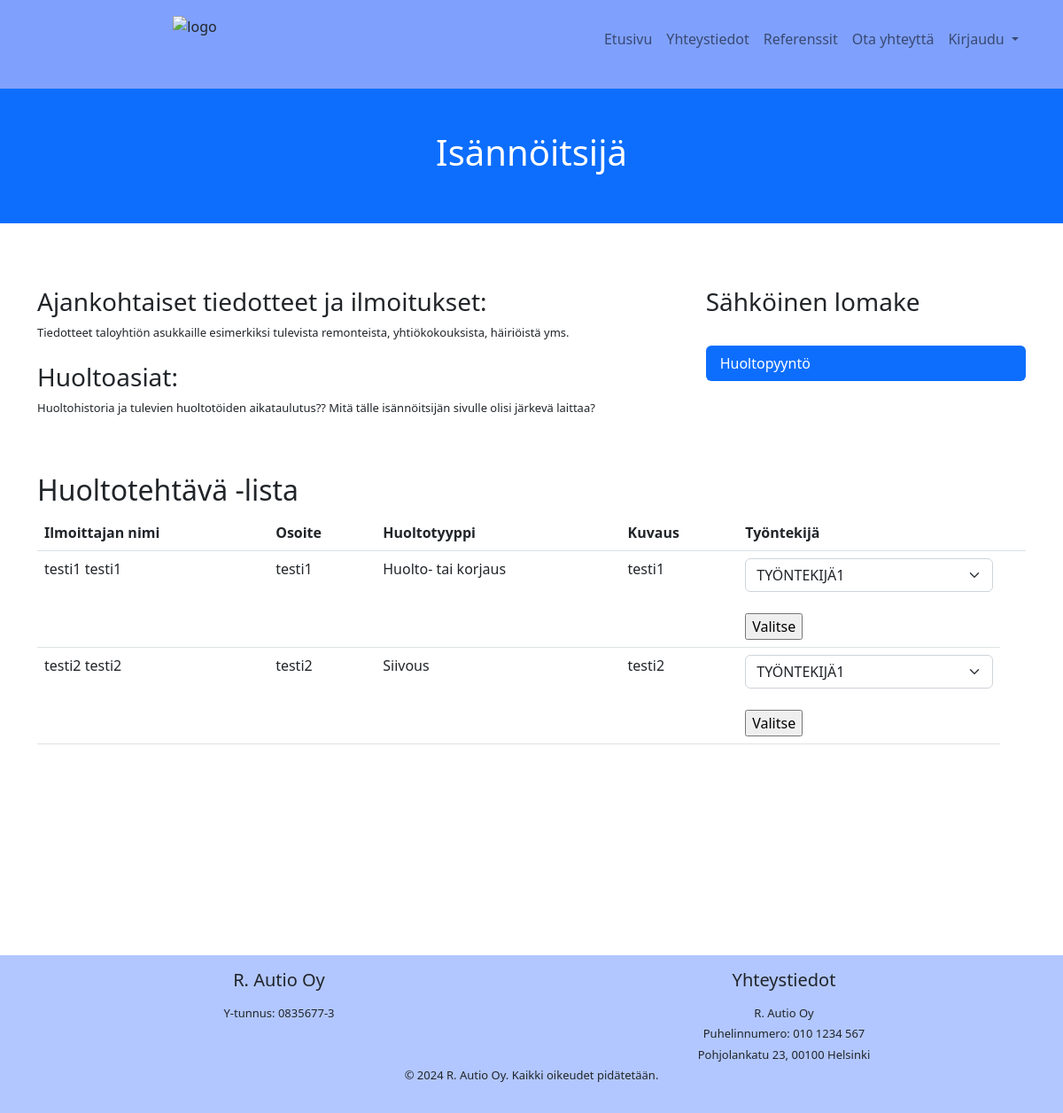
/isannoitsija.php, run on the app's committed database.
### tables this page shows
CREATE TABLE `tehtavataulu` (
  `id` int(11) NOT NULL,
  `osoite` varchar(200) NOT NULL,
  `huoltopyynnontyyppi` int(11) NOT NULL,
  `kuvaus` varchar(1000) NOT NULL,
  `ilmoittajanid` int(11) NOT NULL,
  `etunimi` varchar(11) NOT NULL,
  `sukunimi` varchar(11) NOT NULL,
  `puhelin` varchar(11) NOT NULL
);

### isannoitsija.php (the view, shortened to what this page needs)
<?php
require_once 'Utils/connect.php';
$sql = "SELECT * FROM tehtavataulu";
$stmt = $yhteys->query($sql);
?>
<?php require_once 'header.php'; ?>
<!DOCTYPE html>
<html lang="fi">
<head>
    <link href="https://cdn.jsdelivr.net/npm/bootstrap@5.3.3/dist/css/bootstrap.min.css" rel="stylesheet">
    <link href="style.css" rel="stylesheet">
</head>
<body>
    <div class="p-5 bg-primary text-white text-center">
        <h1>Isännöitsijä</h1>
    </div>
    <div class="container mt-5">
        <div class="row g-3">
            <div class="col-sm-8">
                <h3 class="mt-4">Ajankohtaiset tiedotteet ja ilmoitukset:</h3>
                    <p>Tiedotteet taloyhtiön asukkaille esimerkiksi tulevista remonteista, yhtiökokouksista, häiriöistä yms.</p>
                <h3 class="mt-4">Huoltoasiat:</h3>
                    <p>Huoltohistoria ja tulevien huoltotöiden aikataulutus?? Mitä tälle isännöitsijän sivulle olisi järkevä laittaa?</p>
            </div>
            <div class="col-sm-4">
                <h3 class="mt-4">Sähköinen lomake</h3>
                    <br>
                <ul class="nav nav-pills flex-column">
                    <li class="nav-item">
                        <a class="nav-link active" href="vikailmoitus.php">Huoltopyyntö</a>
                    </li>
                </ul>
            </div>
        </div>
    </div>
  <div class="container mt-5">
    <h2>Huoltotehtävä -lista</h2>
    <table class="table">
      <thead>
        <tr>
          <th>Ilmoittajan nimi</th>
          <th>Osoite</th>
          <th>Huoltotyyppi</th>
          <th>Kuvaus</th>
          <th>Työntekijä</th>
          <th></th>
        </tr>
      </thead>
      <tbody>
        <?php
        if ($stmt->rowCount() > 0) {
            while ($row = $stmt->fetch(PDO::FETCH_ASSOC)) {
                echo "<tr>";
                echo "<td>" . $row["etunimi"] . " " . $row["sukunimi"] ."</td>";
                echo "<td>" . $row["osoite"] . "</td>";
                $huoltotyyppi = "";
                switch ($row["huoltopyynnontyyppi"]) {
                    case 1:
                        $huoltotyyppi = "Huolto- tai korjaus";
                        break;
                    case 2:
                        $huoltotyyppi = "Siivous";
                        break;
                }
                echo "<td>" . $huoltotyyppi . "</td>";
                echo "<td>" . $row["kuvaus"] . "</td>";
                echo "<td>";
                echo "<form method='post' action='Utils/valitse_tyontekija.php'>";
                echo "<select class='form-select' id='valintamenu' name='valintamenu'>";
                echo "<option value='1'>TYÖNTEKIJÄ1</option>";
                echo "</select>";
                echo "<br>";
                echo "<input type='submit' value='Valitse'>";
                echo "</form>";
                echo "</td>";
                echo "</tr>";
            }
        } else {
            echo "<tr><td colspan='7'>Ei tehtäviä</td></tr>";
        }
        ?>
      </tbody>
    </table>
  </div>
</body>
</html>
<?php require_once 'footer.php'; ?>

### headerstyle.css (style rules this page uses)
body { padding-top: 50px; }

### style.css (style rules this page uses)
body { padding-top: 100px; padding-bottom: 400px; }

### footerstyle.css (style rules this page uses)
body { overflow-x: hidden; position: relative; }
p { font-size: small; }

### data on the page
tehtavataulu: etunimi "testi1", sukunimi "testi1", osoite "testi1", huoltopyynnontyyppi "Huolto- tai korjaus", kuvaus "testi1"
tehtavataulu: etunimi "testi2", sukunimi "testi2", osoite "testi2", huoltopyynnontyyppi "Siivous", kuvaus "testi2"
